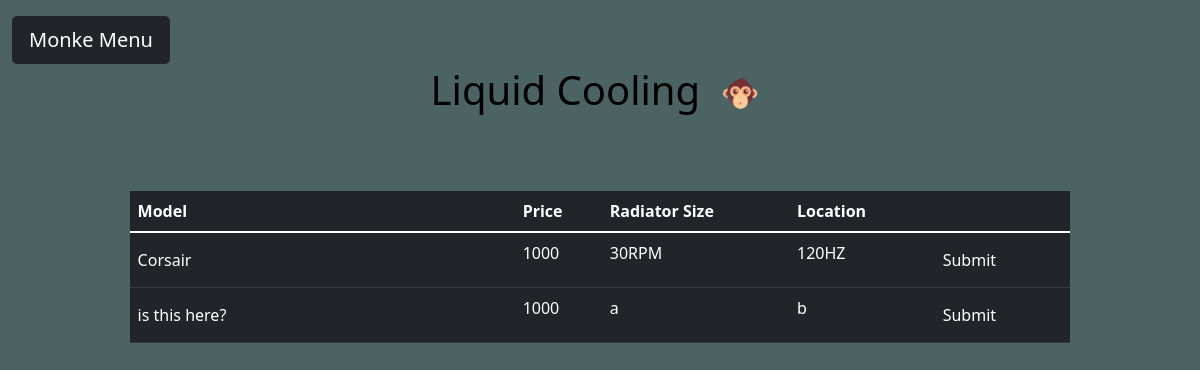
Page /liquidCooling/ on the committed database.
### base/models.py (models this page shows, shortened)
class LiquidCooling(models.Model):
    model_name = models.CharField(primary_key=True, max_length=50)
    price = models.IntegerField()
    radiator_size = models.CharField(max_length=50)
    location = models.CharField(max_length=50)

### base/views.py (the view)
# urls.py: path('liquidCooling/', views.get_liquidCool, name='liquidCooling'),
def get_liquidCool(request):
    lc_list = LiquidCooling.objects.all()
    context = {'lc_list': lc_list}
    return render(request, 'liquidCooling.html', context)

### base/templates/liquidCooling.html (shortened to what this page needs)
{% load static %}
<!doctype html>
<html lang="en">
<head>
    <link href="https://cdn.jsdelivr.net/npm/bootstrap@5.1.3/dist/css/bootstrap.min.css" rel="stylesheet"
>
</head>
<body style="background-color: rgb(76, 99, 99);">
    <div class="container-fluid">
        <div class="row">
            <div class="col min vh-100 py-3">
                <button class="btn btn-dark btn-lg" data-bs-toggle="offcanvas" data-bs-target="#offcanvas"
                    type="button:">
                    Monke Menu
                </button>
                <h1 style="color: black;">Liquid Cooling <img src="{% static 'Monkee.svg' %}" width="5%" /></h1>
                {% if lc_list %}
                <div style="padding-top: 5%; padding-left: 10%; padding-right: 10%;">
                    <table class="table table-dark">
                        <thead>
                            <tr>
                                <th scope="col">Model</th>
                                <th scope="col">Price</th>
                                <th scope="col">Radiator Size</th>
                                <th scope="col">Location</th>
                                <th scope="col"></th>
                            </tr>
                        </thead>
                        <tbody>
                            {% for lc in lc_list %}
                            <tr>
                                <td><input name="model" id="model" value="{{lc.model_name}}" readonly
                                        class="form-control-plaintext" type="text"
                                        style="background-color: rgb(33,37,41); border-color: rgb(33,37,41); color: white;">
                                </td>
                                <td>{{ lc.price}}</td>
                                <td>{{ lc.radiator_size}}</td>
                                <td>{{ lc.location}}</td>
                                <td> <button type="submit" class="btn btn-dark btn-mds"> Submit</button></td>
                            </tr>
                            {% endfor %}
                        </tbody>
                    </table>
                </div>
                {% else %}
                <p>No Parts are available.</p>
                {% endif %}
</body>
</html>

### base/templates/liquidCooling.html (style rules this page uses)
h1 { text-align: center; }

### rows in the picture
LiquidCooling: model "Corsair", price "1000", radiator_size "30RPM", location "120HZ"
LiquidCooling: model "is this here?", price "1000", radiator_size "a", location "b"
